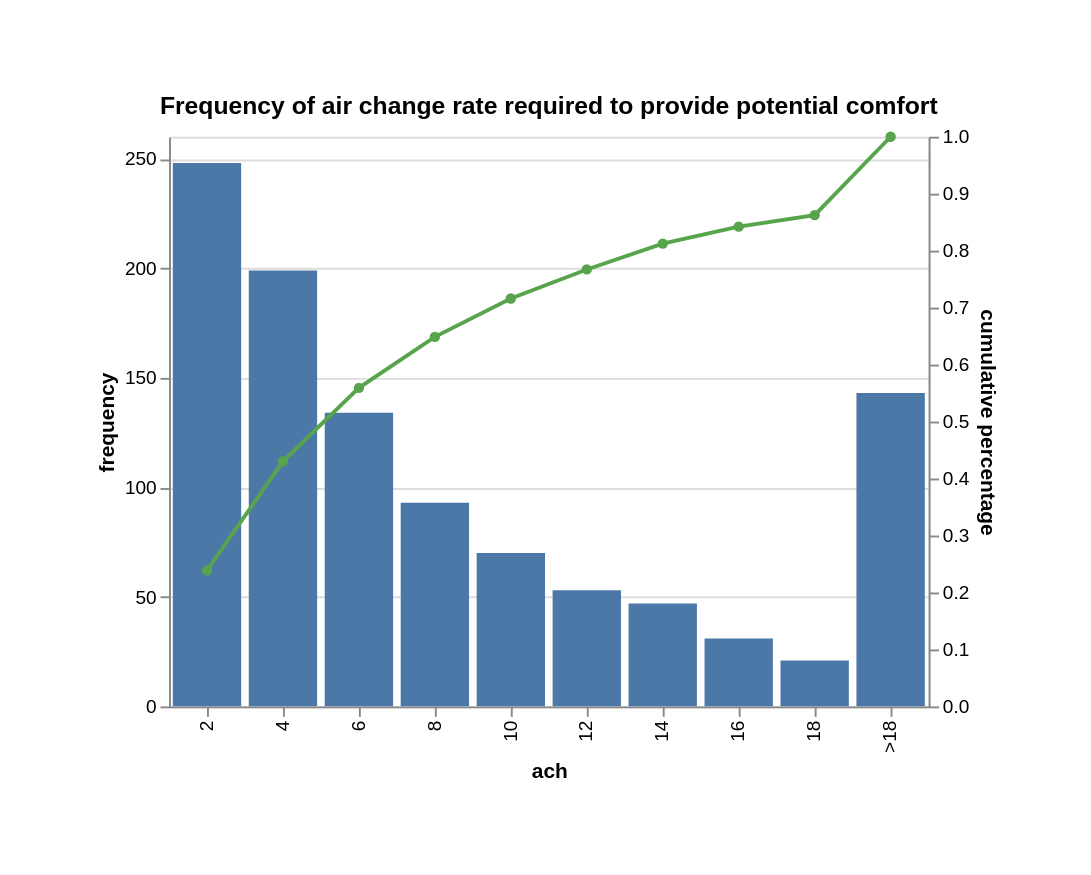

Vega-Lite specification stored for this chart:
### Vega-Lite specification from a JSON file in a GitHub repository (floating-point values rounded to 4 significant figures)
{"$schema": "https://vega.github.io/schema/vega-lite/v6.1.0.json", "config": {"view": {"continuousHeight": 300, "continuousWidth": 300}}, "data": {"name": "data-6a6c981cbdbe912924d938737af3b5f1"}, "datasets": {"data-6a6c981cbdbe912924d938737af3b5f1": [{"ach": "2", "cumulative_percentage": 0.2387, "frequency": 248, "frequency_percentage": 0.2387}, {"ach": "4", "cumulative_percentage": 0.4302, "frequency": 199, "frequency_percentage": 0.1915}, {"ach": "6", "cumulative_percentage": 0.5592, "frequency": 134, "frequency_percentage": 0.129}, {"ach": "8", "cumulative_percentage": 0.6487, "frequency": 93, "frequency_percentage": 0.08951}, {"ach": "10", "cumulative_percentage": 0.7161, "frequency": 70, "frequency_percentage": 0.06737}, {"ach": "12", "cumulative_percentage": 0.7671, "frequency": 53, "frequency_percentage": 0.05101}, {"ach": "14", "cumulative_percentage": 0.8123, "frequency": 47, "frequency_percentage": 0.04524}, {"ach": "16", "cumulative_percentage": 0.8422, "frequency": 31, "frequency_percentage": 0.02984}, {"ach": "18", "cumulative_percentage": 0.8624, "frequency": 21, "frequency_percentage": 0.02021}, {"ach": ">18", "cumulative_percentage": 1.0, "frequency": 143, "frequency_percentage": 0.1376}]}, "layer": [{"encoding": {"tooltip": [{"field": "frequency", "title": "Frequency", "type": "quantitative"}], "x": {"field": "ach", "sort": null, "type": "nominal"}, "y": {"field": "frequency", "sort": null, "type": "quantitative"}}, "mark": {"type": "bar"}, "name": "view_806cb8b34f4ff9ab_0"}, {"encoding": {"tooltip": [{"field": "cumulative_percentage", "format": ".3f", "title": "cumulative percentage", "type": "quantitative"}], "x": {"field": "ach", "sort": null, "type": "nominal"}, "y": {"field": "cumulative_percentage", "sort": null, "title": "cumulative percentage", "type": "quantitative"}}, "mark": {"color": "#57A44C", "point": {"color": "#57A44C"}, "type": "line"}}], "padding": 50, "params": [{"bind": "scales", "name": "param_1e9efca18e7a2868", "select": {"encodings": ["x", "y"], "type": "interval"}, "views": ["view_806cb8b34f4ff9ab_0"]}], "resolve": {"scale": {"y": "independent"}}, "title": "Frequency of air change rate required to provide potential comfort", "width": 400}
